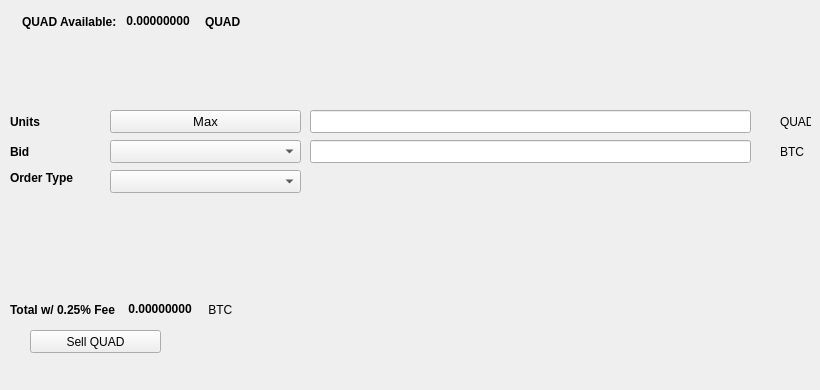
   <widget class="QWidget" name="SellTab">
    <attribute name="title">
     <string>Sell</string>
    </attribute>
    <widget class="QLabel" name="label_16">
     <property name="geometry">
      <rect>
       <x>780</x>
       <y>140</y>
       <width>31</width>
       <height>23</height>
      </rect>
     </property>
     <property name="text">
      <string>BTC</string>
     </property>
    </widget>
    <widget class="QComboBox" name="SellBidcomboBox">
     <property name="geometry">
      <rect>
       <x>110</x>
       <y>140</y>
       <width>191</width>
       <height>23</height>
      </rect>
     </property>
     <property name="font">
      <font>
       <pointsize>10</pointsize>
      </font>
     </property>
    </widget>
    <widget class="QLabel" name="label_18">
     <property name="geometry">
      <rect>
       <x>10</x>
       <y>110</y>
       <width>46</width>
       <height>23</height>
      </rect>
     </property>
     <property name="font">
      <font>
       <weight>75</weight>
       <bold>true</bold>
      </font>
     </property>
     <property name="text">
      <string>Units</string>
     </property>
    </widget>
    <widget class="QPushButton" name="Sell_Max_Amount">
     <property name="geometry">
      <rect>
       <x>110</x>
       <y>110</y>
       <width>191</width>
       <height>23</height>
      </rect>
     </property>
     <property name="font">
      <font>
       <pointsize>10</pointsize>
      </font>
     </property>
     <property name="text">
      <string>Max</string>
     </property>
    </widget>
    <widget class="QLabel" name="label_20">
     <property name="geometry">
      <rect>
       <x>10</x>
       <y>170</y>
       <width>91</width>
       <height>16</height>
      </rect>
     </property>
     <property name="font">
      <font>
       <weight>75</weight>
       <bold>true</bold>
      </font>
     </property>
     <property name="text">
      <string>Order Type</string>
     </property>
    </widget>
    <widget class="QComboBox" name="SellOrdertypeCombo">
     <property name="geometry">
      <rect>
       <x>110</x>
       <y>170</y>
       <width>191</width>
       <height>23</height>
      </rect>
     </property>
     <property name="font">
      <font>
       <pointsize>10</pointsize>
      </font>
     </property>
    </widget>
    <widget class="QLabel" name="label_21">
     <property name="geometry">
      <rect>
       <x>10</x>
       <y>140</y>
       <width>46</width>
       <height>23</height>
      </rect>
     </property>
     <property name="font">
      <font>
       <weight>75</weight>
       <bold>true</bold>
      </font>
     </property>
     <property name="text">
      <string>Bid</string>
     </property>
    </widget>
    <widget class="QLabel" name="label_22">
     <property name="geometry">
      <rect>
       <x>780</x>
       <y>110</y>
       <width>31</width>
       <height>23</height>
      </rect>
     </property>
     <property name="text">
      <string>QUAD</string>
     </property>
    </widget>
    <widget class="QLineEdit" name="UnitsInputQUAD">
     <property name="geometry">
      <rect>
       <x>310</x>
       <y>110</y>
       <width>441</width>
       <height>23</height>
      </rect>
     </property>
     <property name="font">
      <font>
       <pointsize>9</pointsize>
       <weight>75</weight>
       <bold>true</bold>
      </font>
     </property>
    </widget>
    <widget class="QLineEdit" name="SellBidPriceEdit">
     <property name="geometry">
      <rect>
       <x>310</x>
       <y>140</y>
       <width>441</width>
       <height>23</height>
      </rect>
     </property>
     <property name="font">
      <font>
       <pointsize>9</pointsize>
       <weight>75</weight>
       <bold>true</bold>
      </font>
     </property>
    </widget>
    <widget class="QPushButton" name="SellQUADBTN">
     <property name="geometry">
      <rect>
       <x>30</x>
       <y>330</y>
       <width>131</width>
       <height>23</height>
      </rect>
     </property>
     <property name="text">
      <string>Sell QUAD</string>
     </property>
     <property name="icon">
      <iconset resource="../quadrivae">
       <normaloff>:/icons/bitcoin</normaloff>:/icons/bitcoin</iconset>
     </property>
    </widget>
    <widget class="QWidget" name="layoutWidget3">
     <property name="geometry">
      <rect>
       <x>22</x>
       <y>12</y>
       <width>258</width>
       <height>19</height>
      </rect>
     </property>
     <layout class="QHBoxLayout" name="horizontalLayout">
      <item>
       <widget class="QLabel" name="label232_2">
        <property name="font">
         <font>
          <weight>75</weight>
          <bold>true</bold>
         </font>
        </property>
        <property name="text">
         <string>QUAD Available:</string>
        </property>
       </widget>
      </item>
      <item>
       <widget class="QLabel" name="QUADAvailableLabel">
        <property name="palette">
         <palette>
          <active>
           <colorrole role="WindowText">
            <brush brushstyle="SolidPattern">
             <color alpha="255">
              <red>0</red>
              <green>0</green>
              <blue>0</blue>
             </color>
            </brush>
           </colorrole>
           <colorrole role="Button">
            <brush brushstyle="SolidPattern">
             <color alpha="255">
              <red>0</red>
              <green>170</green>
              <blue>0</blue>
             </color>
            </brush>
           </colorrole>
           <colorrole role="Light">
            <brush brushstyle="SolidPattern">
             <color alpha="255">
              <red>0</red>
              <green>255</green>
              <blue>0</blue>
             </color>
            </brush>
           </colorrole>
           <colorrole role="Midlight">
            <brush brushstyle="SolidPattern">
             <color alpha="255">
              <red>0</red>
              <green>212</green>
              <blue>0</blue>
             </color>
            </brush>
           </colorrole>
           <colorrole role="Dark">
            <brush brushstyle="SolidPattern">
             <color alpha="255">
              <red>0</red>
              <green>85</green>
              <blue>0</blue>
             </color>
            </brush>
           </colorrole>
           <colorrole role="Mid">
            <brush brushstyle="SolidPattern">
             <color alpha="255">
              <red>0</red>
              <green>113</green>
              <blue>0</blue>
             </color>
            </brush>
           </colorrole>
           <colorrole role="Text">
            <brush brushstyle="SolidPattern">
             <color alpha="255">
              <red>0</red>
              <green>170</green>
              <blue>0</blue>
             </color>
            </brush>
           </colorrole>
           <colorrole role="BrightText">
            <brush brushstyle="SolidPattern">
             <color alpha="255">
              <red>255</red>
              <green>255</green>
              <blue>255</blue>
             </color>
            </brush>
           </colorrole>
           <colorrole role="ButtonText">
            <brush brushstyle="SolidPattern">
             <color alpha="255">
              <red>0</red>
              <green>0</green>
              <blue>0</blue>
             </color>
            </brush>
           </colorrole>
           <colorrole role="Base">
            <brush brushstyle="SolidPattern">
             <color alpha="255">
              <red>255</red>
              <green>255</green>
              <blue>255</blue>
             </color>
            </brush>
           </colorrole>
           <colorrole role="Window">
            <brush brushstyle="SolidPattern">
             <color alpha="255">
              <red>0</red>
              <green>170</green>
              <blue>0</blue>
             </color>
            </brush>
           </colorrole>
           <colorrole role="Shadow">
            <brush brushstyle="SolidPattern">
             <color alpha="255">
              <red>0</red>
              <green>0</green>
              <blue>0</blue>
             </color>
            </brush>
           </colorrole>
           <colorrole role="AlternateBase">
            <brush brushstyle="SolidPattern">
             <color alpha="255">
              <red>127</red>
              <green>212</green>
              <blue>127</blue>
             </color>
            </brush>
           </colorrole>
           <colorrole role="ToolTipBase">
            <brush brushstyle="SolidPattern">
             <color alpha="255">
              <red>255</red>
              <green>255</green>
              <blue>220</blue>
             </color>
            </brush>
           </colorrole>
           <colorrole role="ToolTipText">
            <brush brushstyle="SolidPattern">
             <color alpha="255">
              <red>0</red>
              <green>0</green>
              <blue>0</blue>
             </color>
            </brush>
           </colorrole>
          </active>
          <inactive>
           <colorrole role="WindowText">
            <brush brushstyle="SolidPattern">
             <color alpha="255">
              <red>0</red>
              <green>0</green>
              <blue>0</blue>
             </color>
            </brush>
           </colorrole>
           <colorrole role="Button">
            <brush brushstyle="SolidPattern">
             <color alpha="255">
              <red>0</red>
              <green>170</green>
              <blue>0</blue>
             </color>
            </brush>
           </colorrole>
           <colorrole role="Light">
            <brush brushstyle="SolidPattern">
             <color alpha="255">
              <red>0</red>
              <green>255</green>
              <blue>0</blue>
             </color>
            </brush>
           </colorrole>
           <colorrole role="Midlight">
            <brush brushstyle="SolidPattern">
             <color alpha="255">
              <red>0</red>
              <green>212</green>
              <blue>0</blue>
             </color>
            </brush>
           </colorrole>
           <colorrole role="Dark">
            <brush brushstyle="SolidPattern">
             <color alpha="255">
              <red>0</red>
              <green>85</green>
              <blue>0</blue>
             </color>
            </brush>
           </colorrole>
           <colorrole role="Mid">
            <brush brushstyle="SolidPattern">
             <color alpha="255">
              <red>0</red>
              <green>113</green>
              <blue>0</blue>
             </color>
            </brush>
           </colorrole>
           <colorrole role="Text">
            <brush brushstyle="SolidPattern">
             <color alpha="255">
              <red>0</red>
              <green>170</green>
              <blue>0</blue>
             </color>
            </brush>
           </colorrole>
           <colorrole role="BrightText">
            <brush brushstyle="SolidPattern">
             <color alpha="255">
              <red>255</red>
              <green>255</green>
              <blue>255</blue>
             </color>
            </brush>
           </colorrole>
           <colorrole role="ButtonText">
            <brush brushstyle="SolidPattern">
             <color alpha="255">
              <red>0</red>
              <green>0</green>
              <blue>0</blue>
             </color>
            </brush>
           </colorrole>
           <colorrole role="Base">
            <brush brushstyle="SolidPattern">
             <color alpha="255">
              <red>255</red>
              <green>255</green>
              <blue>255</blue>
             </color>
            </brush>
           </colorrole>
           <colorrole role="Window">
            <brush brushstyle="SolidPattern">
             <color alpha="255">
              <red>0</red>
              <green>170</green>
              <blue>0</blue>
             </color>
            </brush>
           </colorrole>
           <colorrole role="Shadow">
            <brush brushstyle="SolidPattern">
             <color alpha="255">
              <red>0</red>
              <green>0</green>
              <blue>0</blue>
             </color>
            </brush>
           </colorrole>
           <colorrole role="AlternateBase">
            <brush brushstyle="SolidPattern">
             <color alpha="255">
              <red>127</red>
              <green>212</green>
              <blue>127</blue>
             </color>
            </brush>
           </colorrole>
           <colorrole role="ToolTipBase">
            <brush brushstyle="SolidPattern">
             <color alpha="255">
              <red>255</red>
              <green>255</green>
              <blue>220</blue>
             </color>
            </brush>
           </colorrole>
           <colorrole role="ToolTipText">
            <brush brushstyle="SolidPattern">
             <color alpha="255">
              <red>0</red>
              <green>0</green>
              <blue>0</blue>
             </color>
            </brush>
           </colorrole>
          </inactive>
          <disabled>
           <colorrole role="WindowText">
            <brush brushstyle="SolidPattern">
             <color alpha="255">
              <red>0</red>
              <green>85</green>
              <blue>0</blue>
             </color>
            </brush>
           </colorrole>
           <colorrole role="Button">
            <brush brushstyle="SolidPattern">
             <color alpha="255">
              <red>0</red>
              <green>170</green>
              <blue>0</blue>
             </color>
            </brush>
           </colorrole>
           <colorrole role="Light">
            <brush brushstyle="SolidPattern">
             <color alpha="255">
              <red>0</red>
              <green>255</green>
              <blue>0</blue>
             </color>
            </brush>
           </colorrole>
           <colorrole role="Midlight">
            <brush brushstyle="SolidPattern">
             <color alpha="255">
              <red>0</red>
              <green>212</green>
              <blue>0</blue>
             </color>
            </brush>
           </colorrole>
           <colorrole role="Dark">
            <brush brushstyle="SolidPattern">
             <color alpha="255">
              <red>0</red>
              <green>85</green>
              <blue>0</blue>
             </color>
            </brush>
           </colorrole>
           <colorrole role="Mid">
            <brush brushstyle="SolidPattern">
             <color alpha="255">
              <red>0</red>
              <green>113</green>
              <blue>0</blue>
             </color>
            </brush>
           </colorrole>
           <colorrole role="Text">
            <brush brushstyle="SolidPattern">
             <color alpha="255">
              <red>0</red>
              <green>85</green>
              <blue>0</blue>
             </color>
            </brush>
           </colorrole>
           <colorrole role="BrightText">
            <brush brushstyle="SolidPattern">
             <color alpha="255">
              <red>255</red>
              <green>255</green>
              <blue>255</blue>
             </color>
            </brush>
           </colorrole>
           <colorrole role="ButtonText">
            <brush brushstyle="SolidPattern">
             <color alpha="255">
              <red>0</red>
              <green>85</green>
              <blue>0</blue>
             </color>
            </brush>
           </colorrole>
           <colorrole role="Base">
            <brush brushstyle="SolidPattern">
             <color alpha="255">
              <red>0</red>
              <green>170</green>
              <blue>0</blue>
             </color>
            </brush>
           </colorrole>
           <colorrole role="Window">
            <brush brushstyle="SolidPattern">
             <color alpha="255">
              <red>0</red>
              <green>170</green>
              <blue>0</blue>
             </color>
            </brush>
           </colorrole>
           <colorrole role="Shadow">
            <brush brushstyle="SolidPattern">
             <color alpha="255">
              <red>0</red>
              <green>0</green>
              <blue>0</blue>
             </color>
            </brush>
           </colorrole>
           <colorrole role="AlternateBase">
            <brush brushstyle="SolidPattern">
             <color alpha="255">
              <red>0</red>
              <green>170</green>
              <blue>0</blue>
             </color>
            </brush>
           </colorrole>
           <colorrole role="ToolTipBase">
            <brush brushstyle="SolidPattern">
             <color alpha="255">
              <red>255</red>
              <green>255</green>
              <blue>220</blue>
             </color>
            </brush>
           </colorrole>
           <colorrole role="ToolTipText">
            <brush brushstyle="SolidPattern">
             <color alpha="255">
              <red>0</red>
              <green>0</green>
              <blue>0</blue>
             </color>
            </brush>
           </colorrole>
          </disabled>
         </palette>
        </property>
        <property name="font">
         <font>
          <weight>75</weight>
          <bold>true</bold>
         </font>
        </property>
        <property name="text">
         <string> 0.00000000 </string>
        </property>
        <property name="textInteractionFlags">
         <set>Qt::LinksAccessibleByMouse|Qt::TextSelectableByKeyboard|Qt::TextSelectableByMouse</set>
        </property>
       </widget>
      </item>
      <item>
       <widget class="QLabel" name="labelQUAD">
        <property name="font">
         <font>
          <weight>75</weight>
          <bold>true</bold>
         </font>
        </property>
        <property name="text">
         <string>QUAD</string>
        </property>
       </widget>
      </item>
     </layout>
    </widget>
    <widget class="QWidget" name="layoutWidget">
     <property name="geometry">
      <rect>
       <x>10</x>
       <y>300</y>
       <width>268</width>
       <height>19</height>
      </rect>
     </property>
     <layout class="QHBoxLayout" name="horizontalLayout_2">
      <item>
       <widget class="QLabel" name="label_19">
        <property name="font">
         <font>
          <weight>75</weight>
          <bold>true</bold>
         </font>
        </property>
        <property name="text">
         <string>Total w/ 0.25% Fee </string>
        </property>
       </widget>
      </item>
      <item>
       <widget class="QLabel" name="SellCostLabel">
        <property name="palette">
         <palette>
          <active>
           <colorrole role="WindowText">
            <brush brushstyle="SolidPattern">
             <color alpha="255">
              <red>0</red>
              <green>0</green>
              <blue>0</blue>
             </color>
            </brush>
           </colorrole>
           <colorrole role="Button">
            <brush brushstyle="SolidPattern">
             <color alpha="255">
              <red>0</red>
              <green>170</green>
              <blue>0</blue>
             </color>
            </brush>
           </colorrole>
           <colorrole role="Light">
            <brush brushstyle="SolidPattern">
             <color alpha="255">
              <red>0</red>
              <green>255</green>
              <blue>0</blue>
             </color>
            </brush>
           </colorrole>
           <colorrole role="Midlight">
            <brush brushstyle="SolidPattern">
             <color alpha="255">
              <red>0</red>
              <green>212</green>
              <blue>0</blue>
             </color>
            </brush>
           </colorrole>
           <colorrole role="Dark">
            <brush brushstyle="SolidPattern">
             <color alpha="255">
              <red>0</red>
              <green>85</green>
              <blue>0</blue>
             </color>
            </brush>
           </colorrole>
           <colorrole role="Mid">
            <brush brushstyle="SolidPattern">
             <color alpha="255">
              <red>0</red>
              <green>113</green>
              <blue>0</blue>
             </color>
            </brush>
           </colorrole>
           <colorrole role="Text">
            <brush brushstyle="SolidPattern">
             <color alpha="255">
              <red>0</red>
              <green>170</green>
              <blue>0</blue>
             </color>
            </brush>
           </colorrole>
           <colorrole role="BrightText">
            <brush brushstyle="SolidPattern">
             <color alpha="255">
              <red>255</red>
              <green>255</green>
              <blue>255</blue>
             </color>
            </brush>
           </colorrole>
           <colorrole role="ButtonText">
            <brush brushstyle="SolidPattern">
             <color alpha="255">
              <red>0</red>
              <green>0</green>
              <blue>0</blue>
             </color>
            </brush>
           </colorrole>
           <colorrole role="Base">
            <brush brushstyle="SolidPattern">
             <color alpha="255">
              <red>255</red>
              <green>255</green>
              <blue>255</blue>
             </color>
            </brush>
           </colorrole>
           <colorrole role="Window">
            <brush brushstyle="SolidPattern">
             <color alpha="255">
              <red>0</red>
              <green>170</green>
              <blue>0</blue>
             </color>
            </brush>
           </colorrole>
           <colorrole role="Shadow">
            <brush brushstyle="SolidPattern">
             <color alpha="255">
              <red>0</red>
              <green>0</green>
              <blue>0</blue>
             </color>
            </brush>
           </colorrole>
           <colorrole role="AlternateBase">
            <brush brushstyle="SolidPattern">
             <color alpha="255">
              <red>127</red>
              <green>212</green>
              <blue>127</blue>
             </color>
            </brush>
           </colorrole>
           <colorrole role="ToolTipBase">
            <brush brushstyle="SolidPattern">
             <color alpha="255">
              <red>255</red>
              <green>255</green>
              <blue>220</blue>
             </color>
            </brush>
           </colorrole>
           <colorrole role="ToolTipText">
            <brush brushstyle="SolidPattern">
             <color alpha="255">
              <red>0</red>
              <green>0</green>
              <blue>0</blue>
             </color>
            </brush>
           </colorrole>
          </active>
          <inactive>
           <colorrole role="WindowText">
            <brush brushstyle="SolidPattern">
             <color alpha="255">
              <red>0</red>
              <green>0</green>
              <blue>0</blue>
             </color>
            </brush>
           </colorrole>
           <colorrole role="Button">
            <brush brushstyle="SolidPattern">
             <color alpha="255">
              <red>0</red>
              <green>170</green>
              <blue>0</blue>
             </color>
            </brush>
           </colorrole>
           <colorrole role="Light">
            <brush brushstyle="SolidPattern">
             <color alpha="255">
              <red>0</red>
              <green>255</green>
              <blue>0</blue>
             </color>
            </brush>
           </colorrole>
           <colorrole role="Midlight">
            <brush brushstyle="SolidPattern">
             <color alpha="255">
              <red>0</red>
              <green>212</green>
              <blue>0</blue>
             </color>
            </brush>
           </colorrole>
           <colorrole role="Dark">
            <brush brushstyle="SolidPattern">
             <color alpha="255">
              <red>0</red>
              <green>85</green>
              <blue>0</blue>
             </color>
            </brush>
           </colorrole>
           <colorrole role="Mid">
            <brush brushstyle="SolidPattern">
             <color alpha="255">
              <red>0</red>
              <green>113</green>
              <blue>0</blue>
             </color>
            </brush>
           </colorrole>
           <colorrole role="Text">
            <brush brushstyle="SolidPattern">
             <color alpha="255">
              <red>0</red>
              <green>170</green>
              <blue>0</blue>
             </color>
            </brush>
           </colorrole>
           <colorrole role="BrightText">
            <brush brushstyle="SolidPattern">
             <color alpha="255">
              <red>255</red>
              <green>255</green>
              <blue>255</blue>
             </color>
            </brush>
           </colorrole>
           <colorrole role="ButtonText">
            <brush brushstyle="SolidPattern">
             <color alpha="255">
              <red>0</red>
              <green>0</green>
              <blue>0</blue>
             </color>
            </brush>
           </colorrole>
           <colorrole role="Base">
            <brush brushstyle="SolidPattern">
             <color alpha="255">
              <red>255</red>
              <green>255</green>
              <blue>255</blue>
             </color>
            </brush>
           </colorrole>
           <colorrole role="Window">
            <brush brushstyle="SolidPattern">
             <color alpha="255">
              <red>0</red>
              <green>170</green>
              <blue>0</blue>
             </color>
            </brush>
           </colorrole>
           <colorrole role="Shadow">
            <brush brushstyle="SolidPattern">
             <color alpha="255">
              <red>0</red>
              <green>0</green>
              <blue>0</blue>
             </color>
            </brush>
           </colorrole>
           <colorrole role="AlternateBase">
            <brush brushstyle="SolidPattern">
             <color alpha="255">
              <red>127</red>
              <green>212</green>
              <blue>127</blue>
             </color>
            </brush>
           </colorrole>
           <colorrole role="ToolTipBase">
            <brush brushstyle="SolidPattern">
             <color alpha="255">
              <red>255</red>
              <green>255</green>
              <blue>220</blue>
             </color>
            </brush>
           </colorrole>
           <colorrole role="ToolTipText">
            <brush brushstyle="SolidPattern">
             <color alpha="255">
              <red>0</red>
              <green>0</green>
              <blue>0</blue>
             </color>
            </brush>
           </colorrole>
          </inactive>
          <disabled>
           <colorrole role="WindowText">
            <brush brushstyle="SolidPattern">
             <color alpha="255">
              <red>0</red>
              <green>85</green>
              <blue>0</blue>
             </color>
            </brush>
           </colorrole>
           <colorrole role="Button">
            <brush brushstyle="SolidPattern">
             <color alpha="255">
              <red>0</red>
              <green>170</green>
              <blue>0</blue>
             </color>
            </brush>
           </colorrole>
           <colorrole role="Light">
            <brush brushstyle="SolidPattern">
             <color alpha="255">
              <red>0</red>
              <green>255</green>
              <blue>0</blue>
             </color>
            </brush>
           </colorrole>
           <colorrole role="Midlight">
            <brush brushstyle="SolidPattern">
             <color alpha="255">
              <red>0</red>
              <green>212</green>
              <blue>0</blue>
             </color>
            </brush>
           </colorrole>
           <colorrole role="Dark">
            <brush brushstyle="SolidPattern">
             <color alpha="255">
              <red>0</red>
              <green>85</green>
              <blue>0</blue>
             </color>
            </brush>
           </colorrole>
           <colorrole role="Mid">
            <brush brushstyle="SolidPattern">
             <color alpha="255">
              <red>0</red>
              <green>113</green>
              <blue>0</blue>
             </color>
            </brush>
           </colorrole>
           <colorrole role="Text">
            <brush brushstyle="SolidPattern">
             <color alpha="255">
              <red>0</red>
              <green>85</green>
              <blue>0</blue>
             </color>
            </brush>
           </colorrole>
           <colorrole role="BrightText">
            <brush brushstyle="SolidPattern">
             <color alpha="255">
              <red>255</red>
              <green>255</green>
              <blue>255</blue>
             </color>
            </brush>
           </colorrole>
           <colorrole role="ButtonText">
            <brush brushstyle="SolidPattern">
             <color alpha="255">
              <red>0</red>
              <green>85</green>
              <blue>0</blue>
             </color>
            </brush>
           </colorrole>
           <colorrole role="Base">
            <brush brushstyle="SolidPattern">
             <color alpha="255">
              <red>0</red>
              <green>170</green>
              <blue>0</blue>
             </color>
            </brush>
           </colorrole>
           <colorrole role="Window">
            <brush brushstyle="SolidPattern">
             <color alpha="255">
              <red>0</red>
              <green>170</green>
              <blue>0</blue>
             </color>
            </brush>
           </colorrole>
           <colorrole role="Shadow">
            <brush brushstyle="SolidPattern">
             <color alpha="255">
              <red>0</red>
              <green>0</green>
              <blue>0</blue>
             </color>
            </brush>
           </colorrole>
           <colorrole role="AlternateBase">
            <brush brushstyle="SolidPattern">
             <color alpha="255">
              <red>0</red>
              <green>170</green>
              <blue>0</blue>
             </color>
            </brush>
           </colorrole>
           <colorrole role="ToolTipBase">
            <brush brushstyle="SolidPattern">
             <color alpha="255">
              <red>255</red>
              <green>255</green>
              <blue>220</blue>
             </color>
            </brush>
           </colorrole>
           <colorrole role="ToolTipText">
            <brush brushstyle="SolidPattern">
             <color alpha="255">
              <red>0</red>
              <green>0</green>
              <blue>0</blue>
             </color>
            </brush>
           </colorrole>
          </disabled>
         </palette>
        </property>
        <property name="font">
         <font>
          <weight>75</weight>
          <bold>true</bold>
         </font>
        </property>
        <property name="autoFillBackground">
         <bool>false</bool>
        </property>
        <property name="text">
         <string> 0.00000000</string>
        </property>
        <property name="textInteractionFlags">
         <set>Qt::LinksAccessibleByMouse|Qt::TextSelectableByMouse</set>
        </property>
       </widget>
      </item>
      <item>
       <widget class="QLabel" name="label_17">
        <property name="font">
         <font>
          <weight>50</weight>
          <bold>false</bold>
         </font>
        </property>
        <property name="text">
         <string> BTC</string>
        </property>
       </widget>
      </item>
     </layout>
    </widget>
    <widget class="QLabel" name="label_23">
     <property name="geometry">
      <rect>
       <x>460</x>
       <y>300</y>
       <width>281</width>
       <height>81</height>
      </rect>
     </property>
     <property name="text">
      <string/>
     </property>
     <property name="pixmap">
      <pixmap>:/images/bittrex</pixmap>
     </property>
    </widget>
   </widget>
